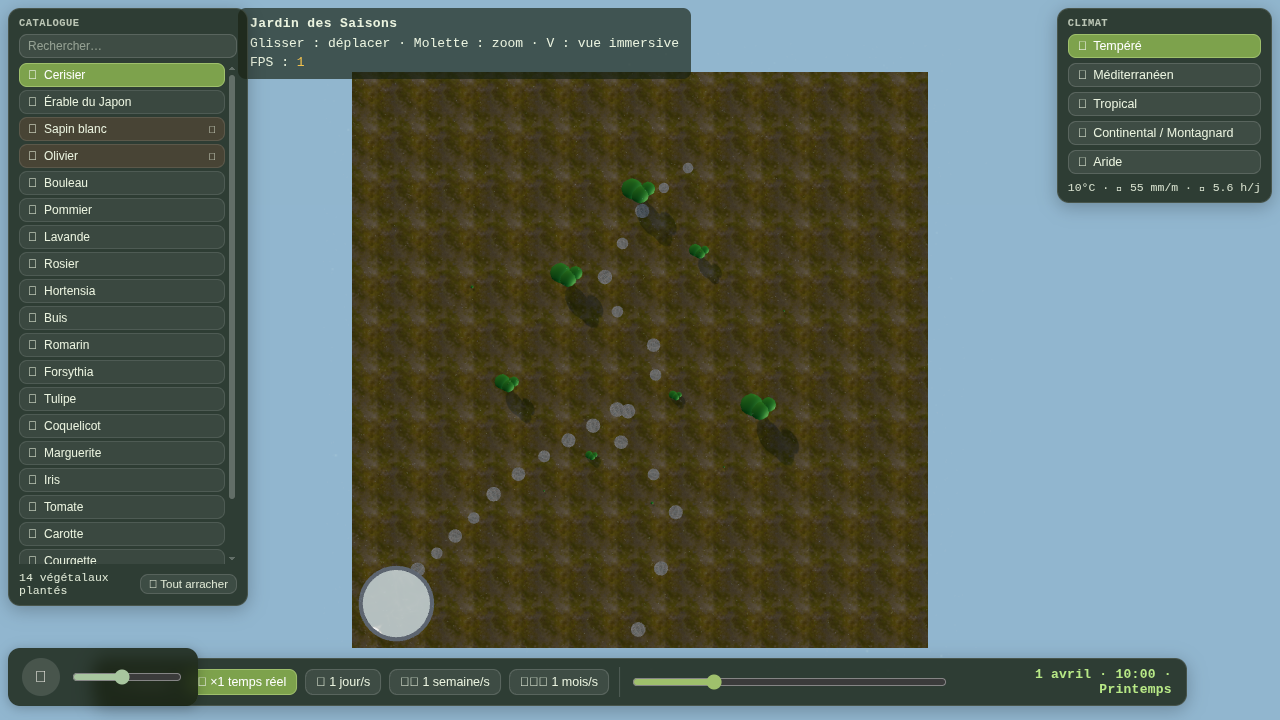
#> input picture preuves/decor_roche_eau.png, 1280 x 720 px, given in place of veg_fix_orb_ete.png, which was not available
$ python analyse_orb.py
#> lines starting #> are read from the running program, lines starting #| are printed output that depends on the picture; pictures that were not available may be replaced by others from this repository, and a replacement may not be noted
#!/usr/bin/env python3
"""Analyse pixel des captures orbitales zoomées."""
import collections
from PIL import Image

for n in ['veg_fix_orb_ete.png', 'veg_fix_orb_automne.png', 'veg_fix_orb_hiver.png']:
    im = Image.open('preuves/' + n).convert('RGB')
#> im is the input picture: PIL image 1280x720 RGB; mean R, G, B 93.3, 107.3, 100.3
    im2 = im.resize((160, 90))
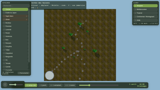
#> im2: PIL image 160x90 RGB; mean R, G, B 93.3, 107.3, 100.2
    cols = collections.Counter(im2.getdata())
#> cols = 1892 items
    top = cols.most_common(8)
#> top = [((145, 182, 207), 2731), ((58, 72, 64), 751), ((145, 182, 206), 617), ((144, 181, 206), 136), ((138, 173, 197), 121), ((60, 53, 19), 113), ((108, 135, 149), 108), ((71, 63, 23), 105)]
    print(n, im.size)
#| veg_fix_orb_ete.png (1280, 720)
    print('  top:', ' '.join(f'#{r:02x}{g:02x}{b:02x}x{c}' for (r, g, b), c in top))
#|   top: #91b6cfx2731 #3a4840x751 #91b6cex617 #90b5cex136 #8aadc5x121 #3c3513x113 #6c8795x108 #473f17x105
    verts = sum(c for (r, g, b), c in cols.items() if g > r + 10 and g > b + 10)
#> verts = 638
    oranges = sum(c for (r, g, b), c in cols.items() if r > g + 15 and g > b + 15)
#> oranges = 0
    tot = 160 * 90
    print(f'  vert: {100*verts/tot:.0f}%  orangé/brun: {100*oranges/tot:.0f}%')
#|   vert: 4%  orangé/brun: 0%
#> pass 2 of the loop `for n in ['veg_fix_orb_ete.png', 'veg_fix_orb_automne.png', 'veg_fix_o..`:
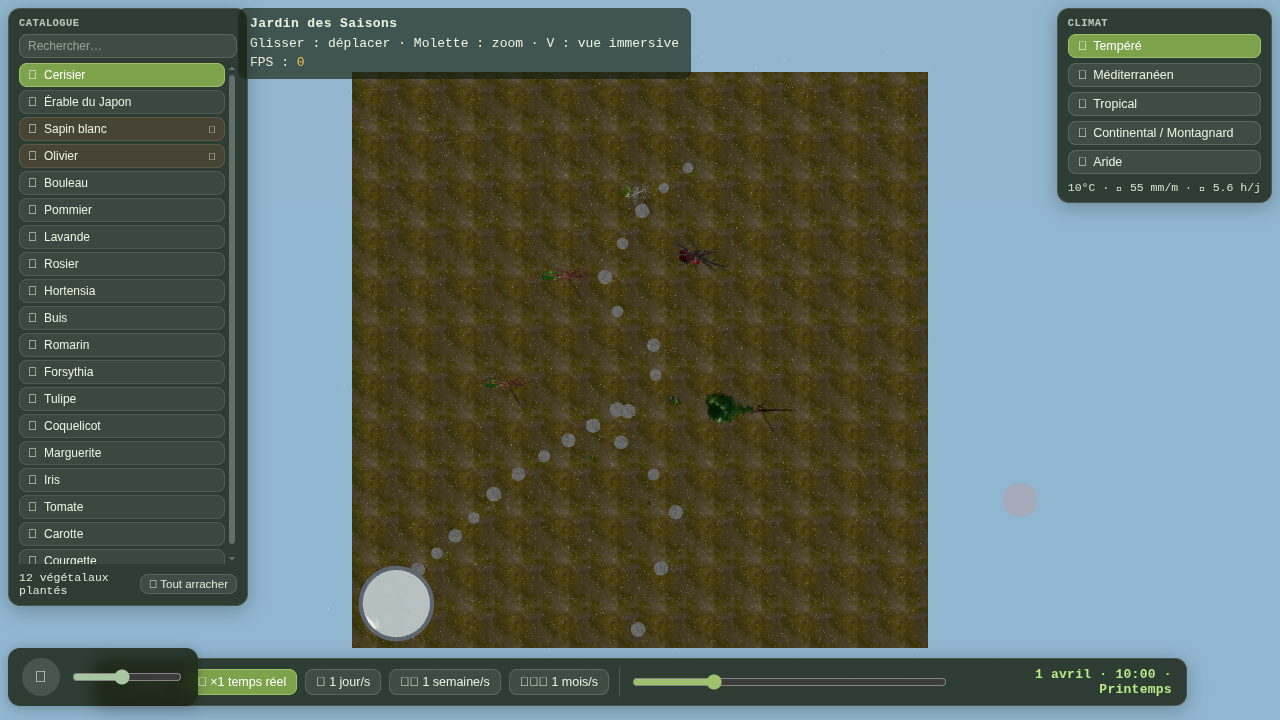
#> input picture preuves/jardin_libre_menus.png, 1280 x 720 px, given in place of veg_fix_orb_automne.png, which was not available
#> im is the input picture: PIL image 1280x720 RGB; mean R, G, B 94.1, 108, 101.1
#> `im2 = im.resize((160, 90))`:
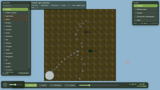
#> im2: PIL image 160x90 RGB; mean R, G, B 94.1, 108, 101
#> cols = 2062 items
#> top = [((145, 182, 207), 2695), ((58, 72, 64), 750), ((145, 182, 206), 616), ((144, 181, 206), 136), ((138, 173, 197), 121), ((108, 135, 149), 108), ((146, 184, 209), 107), ((127, 159, 179), 88)]
#| veg_fix_orb_automne.png (1280, 720)
#|   top: #91b6cfx2695 #3a4840x750 #91b6cex616 #90b5cex136 #8aadc5x121 #6c8795x108 #92b8d1x107 #7f9fb3x88
#> verts = 599
#> oranges = 10
#|   vert: 4%  orangé/brun: 0%
